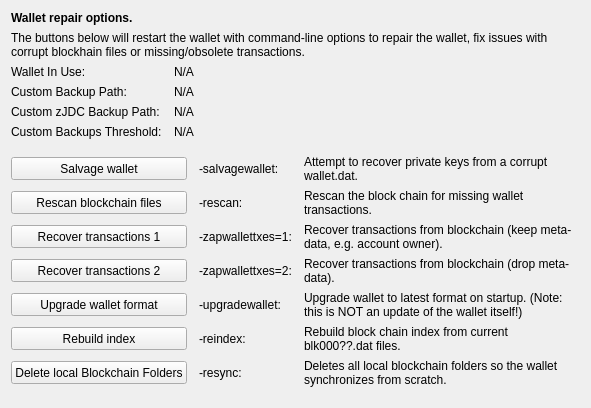
     <widget class="QWidget" name="tab_repair">
      <attribute name="title">
       <string>&amp;Wallet Repair</string>
      </attribute>
      <layout class="QGridLayout" name="gridLayout_4" columnstretch="0,0,0,0">
       <property name="horizontalSpacing">
        <number>12</number>
       </property>
       <item row="0" column="0" colspan="4">
        <widget class="QLabel" name="label_repair_header">
         <property name="font">
          <font>
           <weight>75</weight>
           <bold>true</bold>
          </font>
         </property>
         <property name="text">
          <string>Wallet repair options.</string>
         </property>
        </widget>
       </item>
       <item row="1" column="0" colspan="4">
        <widget class="QLabel" name="label_repair_helptext">
         <property name="font">
          <font>
           <weight>50</weight>
           <bold>false</bold>
          </font>
         </property>
         <property name="text">
          <string>The buttons below will restart the wallet with command-line options to repair the wallet, fix issues with corrupt blockhain files or missing/obsolete transactions.</string>
         </property>
         <property name="wordWrap">
          <bool>true</bool>
         </property>
        </widget>
       </item>
       <item row="2" column="0">
        <widget class="QLabel" name="wallet_path_label">
         <property name="text">
          <string>Wallet In Use:</string>
         </property>
        </widget>
       </item>
       <item row="2" column="1" colspan="3">
        <widget class="QLabel" name="wallet_path">
         <property name="cursor">
          <cursorShape>IBeamCursor</cursorShape>
         </property>
         <property name="text">
          <string>N/A</string>
         </property>
         <property name="textFormat">
          <enum>Qt::PlainText</enum>
         </property>
         <property name="textInteractionFlags">
          <set>Qt::LinksAccessibleByMouse|Qt::TextSelectableByKeyboard|Qt::TextSelectableByMouse</set>
         </property>
        </widget>
       </item>
       <item row="3" column="0">
        <widget class="QLabel" name="wallet_custombackuppath_label">
         <property name="visible">
          <bool>false</bool>
         </property>
         <property name="text">
          <string>Custom Backup Path:</string>
         </property>
        </widget>
       </item>
       <item row="3" column="1" colspan="3">
        <widget class="QLabel" name="wallet_custombackuppath">
         <property name="cursor">
          <cursorShape>IBeamCursor</cursorShape>
         </property>
         <property name="visible">
          <bool>false</bool>
         </property>
         <property name="text">
          <string>N/A</string>
         </property>
         <property name="textFormat">
          <enum>Qt::PlainText</enum>
         </property>
         <property name="textInteractionFlags">
          <set>Qt::LinksAccessibleByMouse|Qt::TextSelectableByKeyboard|Qt::TextSelectableByMouse</set>
         </property>
        </widget>
       </item>
       <item row="4" column="0">
        <widget class="QLabel" name="wallet_customzjdcbackuppath_label">
         <property name="visible">
          <bool>false</bool>
         </property>
         <property name="text">
          <string>Custom zJDC Backup Path:</string>
         </property>
        </widget>
       </item>
       <item row="4" column="1" colspan="3">
        <widget class="QLabel" name="wallet_customzjdcbackuppath">
         <property name="cursor">
          <cursorShape>IBeamCursor</cursorShape>
         </property>
         <property name="visible">
          <bool>false</bool>
         </property>
         <property name="text">
          <string>N/A</string>
         </property>
         <property name="textFormat">
          <enum>Qt::PlainText</enum>
         </property>
         <property name="textInteractionFlags">
          <set>Qt::LinksAccessibleByMouse|Qt::TextSelectableByKeyboard|Qt::TextSelectableByMouse</set>
         </property>
        </widget>
       </item>
       <item row="5" column="0">
        <widget class="QLabel" name="wallet_custombackupthreshold_label">
         <property name="visible">
          <bool>false</bool>
         </property>
         <property name="text">
          <string>Custom Backups Threshold:</string>
         </property>
        </widget>
       </item>
       <item row="5" column="1" colspan="3">
        <widget class="QLabel" name="wallet_custombackupthreshold">
         <property name="cursor">
          <cursorShape>IBeamCursor</cursorShape>
         </property>
         <property name="visible">
          <bool>false</bool>
         </property>
         <property name="text">
          <string>N/A</string>
         </property>
         <property name="textFormat">
          <enum>Qt::PlainText</enum>
         </property>
         <property name="textInteractionFlags">
          <set>Qt::LinksAccessibleByMouse|Qt::TextSelectableByKeyboard|Qt::TextSelectableByMouse</set>
         </property>
        </widget>
       </item>
       <item row="6" column="0">
        <spacer name="verticalSpacer_repair1">
         <property name="orientation">
          <enum>Qt::Vertical</enum>
         </property>
         <property name="sizeHint" stdset="0">
          <size>
           <width>10</width>
           <height>10</height>
          </size>
         </property>
        </spacer>
       </item>
       <item row="7" column="0" colspan="2">
        <widget class="QPushButton" name="btn_salvagewallet">
         <property name="minimumSize">
          <size>
           <width>100</width>
           <height>23</height>
          </size>
         </property>
         <property name="text">
          <string>Salvage wallet</string>
         </property>
        </widget>
       </item>
       <item row="7" column="2">
        <widget class="QLabel" name="label_repair_salvage_command">
         <property name="text">
          <string notr="true">-salvagewallet:</string>
         </property>
        </widget>
       </item>
       <item row="7" column="3">
        <widget class="QLabel" name="label_repair_salvage">
         <property name="text">
          <string>Attempt to recover private keys from a corrupt wallet.dat.</string>
         </property>
         <property name="wordWrap">
          <bool>true</bool>
         </property>
        </widget>
       </item>
       <item row="8" column="0" colspan="2">
        <widget class="QPushButton" name="btn_rescan">
         <property name="minimumSize">
          <size>
           <width>100</width>
           <height>23</height>
          </size>
         </property>
         <property name="text">
          <string>Rescan blockchain files</string>
         </property>
        </widget>
       </item>
       <item row="8" column="2">
        <widget class="QLabel" name="label_repair_rescan_command">
         <property name="text">
          <string notr="true">-rescan:</string>
         </property>
        </widget>
       </item>
       <item row="8" column="3">
        <widget class="QLabel" name="label_repair_rescan">
         <property name="text">
          <string>Rescan the block chain for missing wallet transactions.</string>
         </property>
         <property name="wordWrap">
          <bool>true</bool>
         </property>
        </widget>
       </item>
       <item row="9" column="0" colspan="2">
        <widget class="QPushButton" name="btn_zapwallettxes1">
         <property name="minimumSize">
          <size>
           <width>100</width>
           <height>23</height>
          </size>
         </property>
         <property name="text">
          <string>Recover transactions 1</string>
         </property>
        </widget>
       </item>
       <item row="9" column="2">
        <widget class="QLabel" name="label_repair_zap1_command">
         <property name="text">
          <string notr="true">-zapwallettxes=1:</string>
         </property>
        </widget>
       </item>
       <item row="9" column="3">
        <widget class="QLabel" name="label_repair_zap1">
         <property name="text">
          <string>Recover transactions from blockchain (keep meta-data, e.g. account owner).</string>
         </property>
         <property name="wordWrap">
          <bool>true</bool>
         </property>
        </widget>
       </item>
       <item row="10" column="0" colspan="2">
        <widget class="QPushButton" name="btn_zapwallettxes2">
         <property name="minimumSize">
          <size>
           <width>100</width>
           <height>23</height>
          </size>
         </property>
         <property name="text">
          <string>Recover transactions 2</string>
         </property>
        </widget>
       </item>
       <item row="10" column="2">
        <widget class="QLabel" name="label_repair_zap2_command">
         <property name="text">
          <string notr="true">-zapwallettxes=2:</string>
         </property>
        </widget>
       </item>
       <item row="10" column="3">
        <widget class="QLabel" name="label_repair_zap2">
         <property name="text">
          <string>Recover transactions from blockchain (drop meta-data).</string>
         </property>
         <property name="wordWrap">
          <bool>true</bool>
         </property>
        </widget>
       </item>
       <item row="11" column="0" colspan="2">
        <widget class="QPushButton" name="btn_upgradewallet">
         <property name="minimumSize">
          <size>
           <width>100</width>
           <height>23</height>
          </size>
         </property>
         <property name="text">
          <string>Upgrade wallet format</string>
         </property>
        </widget>
       </item>
       <item row="11" column="2">
        <widget class="QLabel" name="label_repair_upgrade_command">
         <property name="text">
          <string notr="true">-upgradewallet:</string>
         </property>
        </widget>
       </item>
       <item row="11" column="3">
        <widget class="QLabel" name="label_repair_upgrade">
         <property name="text">
          <string>Upgrade wallet to latest format on startup. (Note: this is NOT an update of the wallet itself!)</string>
         </property>
         <property name="wordWrap">
          <bool>true</bool>
         </property>
        </widget>
       </item>
       <item row="12" column="0" colspan="2">
        <widget class="QPushButton" name="btn_reindex">
         <property name="minimumSize">
          <size>
           <width>100</width>
           <height>23</height>
          </size>
         </property>
         <property name="text">
          <string>Rebuild index</string>
         </property>
        </widget>
       </item>
       <item row="12" column="2">
        <widget class="QLabel" name="label_repair_reindex_command">
         <property name="text">
          <string notr="true">-reindex:</string>
         </property>
        </widget>
       </item>
       <item row="12" column="3">
        <widget class="QLabel" name="label_repair_reindex">
         <property name="text">
          <string>Rebuild block chain index from current blk000??.dat files.</string>
         </property>
         <property name="wordWrap">
          <bool>true</bool>
         </property>
        </widget>
       </item>
       <item row="13" column="0" colspan="2">
        <widget class="QPushButton" name="btn_resync">
         <property name="minimumSize">
          <size>
           <width>100</width>
           <height>23</height>
          </size>
         </property>
         <property name="text">
          <string>Delete local Blockchain Folders</string>
         </property>
        </widget>
       </item>
       <item row="13" column="2">
        <widget class="QLabel" name="label_repair_resync_command">
         <property name="text">
          <string>-resync:</string>
         </property>
        </widget>
       </item>
       <item row="13" column="3">
        <widget class="QLabel" name="label_repair_resync">
         <property name="text">
          <string>Deletes all local blockchain folders so the wallet synchronizes from scratch.</string>
         </property>
         <property name="wordWrap">
          <bool>true</bool>
         </property>
        </widget>
       </item>
       <item row="14" column="0">
        <spacer name="verticalSpacer_repair2">
         <property name="orientation">
          <enum>Qt::Vertical</enum>
         </property>
         <property name="sizeHint" stdset="0">
          <size>
           <width>20</width>
           <height>10</height>
          </size>
         </property>
        </spacer>
       </item>
      </layout>
     </widget>
